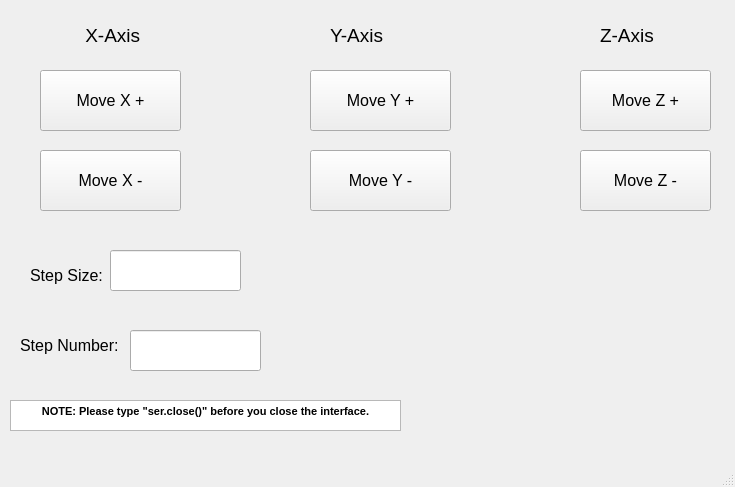
<?xml version="1.0" encoding="UTF-8"?>
<ui version="4.0">
 <class>MainWindow</class>
 <widget class="QMainWindow" name="MainWindow">
  <property name="geometry">
   <rect>
    <x>0</x>
    <y>0</y>
    <width>735</width>
    <height>487</height>
   </rect>
  </property>
  <property name="windowTitle">
   <string>MainWindow</string>
  </property>
  <widget class="QWidget" name="centralwidget">
   <widget class="QPushButton" name="YFButton">
    <property name="geometry">
     <rect>
      <x>310</x>
      <y>70</y>
      <width>141</width>
      <height>61</height>
     </rect>
    </property>
    <property name="font">
     <font>
      <pointsize>12</pointsize>
     </font>
    </property>
    <property name="text">
     <string>Move Y +</string>
    </property>
   </widget>
   <widget class="QPushButton" name="YBButton">
    <property name="geometry">
     <rect>
      <x>310</x>
      <y>150</y>
      <width>141</width>
      <height>61</height>
     </rect>
    </property>
    <property name="font">
     <font>
      <pointsize>12</pointsize>
     </font>
    </property>
    <property name="text">
     <string>Move Y -</string>
    </property>
   </widget>
   <widget class="QLineEdit" name="stepsizelineEdit">
    <property name="geometry">
     <rect>
      <x>110</x>
      <y>250</y>
      <width>131</width>
      <height>41</height>
     </rect>
    </property>
   </widget>
   <widget class="QLabel" name="steplabel">
    <property name="geometry">
     <rect>
      <x>30</x>
      <y>260</y>
      <width>81</width>
      <height>31</height>
     </rect>
    </property>
    <property name="font">
     <font>
      <pointsize>12</pointsize>
     </font>
    </property>
    <property name="text">
     <string>Step Size:</string>
    </property>
   </widget>
   <widget class="QLineEdit" name="stepnumberlineEdit">
    <property name="geometry">
     <rect>
      <x>130</x>
      <y>330</y>
      <width>131</width>
      <height>41</height>
     </rect>
    </property>
   </widget>
   <widget class="QLabel" name="steplabel_2">
    <property name="geometry">
     <rect>
      <x>20</x>
      <y>330</y>
      <width>101</width>
      <height>31</height>
     </rect>
    </property>
    <property name="font">
     <font>
      <pointsize>12</pointsize>
     </font>
    </property>
    <property name="text">
     <string>Step Number:</string>
    </property>
   </widget>
   <widget class="QPushButton" name="XFButton">
    <property name="geometry">
     <rect>
      <x>40</x>
      <y>70</y>
      <width>141</width>
      <height>61</height>
     </rect>
    </property>
    <property name="font">
     <font>
      <pointsize>12</pointsize>
     </font>
    </property>
    <property name="text">
     <string>Move X +</string>
    </property>
   </widget>
   <widget class="QPushButton" name="XBButton">
    <property name="geometry">
     <rect>
      <x>40</x>
      <y>150</y>
      <width>141</width>
      <height>61</height>
     </rect>
    </property>
    <property name="font">
     <font>
      <pointsize>12</pointsize>
     </font>
    </property>
    <property name="text">
     <string>Move X -</string>
    </property>
   </widget>
   <widget class="QPushButton" name="ZFButton">
    <property name="geometry">
     <rect>
      <x>580</x>
      <y>70</y>
      <width>131</width>
      <height>61</height>
     </rect>
    </property>
    <property name="font">
     <font>
      <pointsize>12</pointsize>
     </font>
    </property>
    <property name="text">
     <string>Move Z +</string>
    </property>
   </widget>
   <widget class="QPushButton" name="ZBButton">
    <property name="geometry">
     <rect>
      <x>580</x>
      <y>150</y>
      <width>131</width>
      <height>61</height>
     </rect>
    </property>
    <property name="font">
     <font>
      <pointsize>12</pointsize>
     </font>
    </property>
    <property name="text">
     <string>Move Z -</string>
    </property>
   </widget>
   <widget class="QTextEdit" name="textEdit_4">
    <property name="geometry">
     <rect>
      <x>10</x>
      <y>400</y>
      <width>391</width>
      <height>31</height>
     </rect>
    </property>
    <property name="html">
     <string>&lt;!DOCTYPE HTML PUBLIC &quot;-//W3C//DTD HTML 4.0//EN&quot; &quot;http://www.w3.org/TR/REC-html40/strict.dtd&quot;&gt;
&lt;html&gt;&lt;head&gt;&lt;meta name=&quot;qrichtext&quot; content=&quot;1&quot; /&gt;&lt;style type=&quot;text/css&quot;&gt;
p, li { white-space: pre-wrap; }
&lt;/style&gt;&lt;/head&gt;&lt;body style=&quot; font-family:'MS Shell Dlg 2'; font-size:8.25pt; font-weight:400; font-style:normal;&quot;&gt;
&lt;p align=&quot;center&quot; style=&quot; margin-top:0px; margin-bottom:0px; margin-left:0px; margin-right:0px; -qt-block-indent:0; text-indent:0px;&quot;&gt;&lt;span style=&quot; font-weight:600;&quot;&gt;NOTE: Please type &amp;quot;ser.close()&amp;quot; before you close the interface.&lt;/span&gt;&lt;/p&gt;&lt;/body&gt;&lt;/html&gt;</string>
    </property>
   </widget>
   <widget class="QLabel" name="label">
    <property name="geometry">
     <rect>
      <x>80</x>
      <y>20</y>
      <width>81</width>
      <height>31</height>
     </rect>
    </property>
    <property name="font">
     <font>
      <pointsize>14</pointsize>
     </font>
    </property>
    <property name="text">
     <string> X-Axis</string>
    </property>
   </widget>
   <widget class="QLabel" name="label_2">
    <property name="geometry">
     <rect>
      <x>330</x>
      <y>20</y>
      <width>71</width>
      <height>31</height>
     </rect>
    </property>
    <property name="font">
     <font>
      <pointsize>14</pointsize>
     </font>
    </property>
    <property name="text">
     <string>Y-Axis</string>
    </property>
   </widget>
   <widget class="QLabel" name="label_3">
    <property name="geometry">
     <rect>
      <x>600</x>
      <y>20</y>
      <width>61</width>
      <height>31</height>
     </rect>
    </property>
    <property name="font">
     <font>
      <pointsize>14</pointsize>
     </font>
    </property>
    <property name="text">
     <string>Z-Axis</string>
    </property>
   </widget>
  </widget>
  <widget class="QMenuBar" name="menubar">
   <property name="geometry">
    <rect>
     <x>0</x>
     <y>0</y>
     <width>735</width>
     <height>21</height>
    </rect>
   </property>
  </widget>
  <widget class="QStatusBar" name="statusbar"/>
 </widget>
 <resources/>
 <connections/>
</ui>
